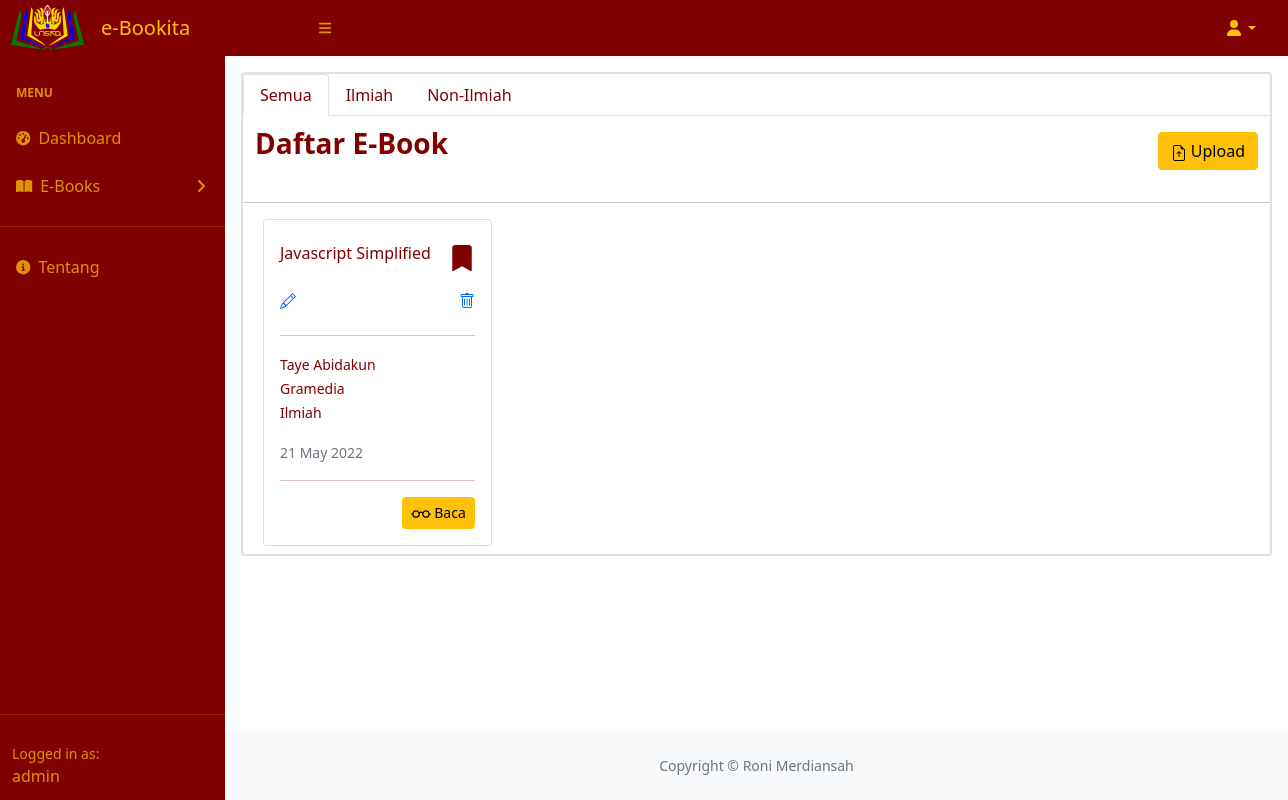
/ebook.php (signed in), run on the app's committed database.
### tables this page shows
CREATE TABLE `ebook` (
  `id_ebook` int(11) NOT NULL,
  `judul` varchar(255) NOT NULL,
  `penulis` varchar(255) NOT NULL,
  `penerbit` varchar(255) NOT NULL,
  `nama_file` varchar(255) NOT NULL,
  `jenis` varchar(255) NOT NULL,
  `waktu` varchar(255) NOT NULL
);

### ebook.php (the view, shortened to what this page needs)
<?php
include "koneksi.php";
?>
<!DOCTYPE html>
<html lang="en">
<head>
    <link href="https://cdn.jsdelivr.net/npm/simple-datatables@latest/dist/style.css" rel="stylesheet" />
    <link rel="stylesheet" href="sidebar.css">
    <link href="https://unpkg.com/aos@2.3.1/dist/aos.css" rel="stylesheet">
    <link href="https://cdn.jsdelivr.net/npm/bootstrap@5.1.0/dist/css/bootstrap.min.css" rel="stylesheet"
>
    <link rel="stylesheet" href="css/styles.css">
</head>
<body class="sb-nav-fixed">
    <nav data-aos="fade-down" data-aos-duration="1000" class="sb-topnav navbar navbar-expand"
        style="background-color: #800000;">
        <a href="dashboard.php"><img style="margin-left: 10px;" href="dashboard.php" width="75" height="75"
                src="Logo.png" alt="Perpustakaan Online Unsika"></a>
        <a class="navbar-brand ps-3 text-warning" href="dashboard.php">e-Bookita</a>
        <button class="btn btn-link btn-sm order-1 order-lg-0 me-4 me-lg-0 text-warning text-opacity-75"
            id="sidebarToggle" href="#!"><i class="fas fa-bars shover"></i></button>
        <ul class="navbar-nav ms-auto ms-md-0 me-3 me-lg-4">
            <li class="nav-item dropdown">
                <a class="nav-link dropdown-toggle text-warning" id="navbarDropdown" href="#" role="button"
                    data-bs-toggle="dropdown" aria-expanded="false"><i class="fas fa-user fa-fw text-warning"></i></a>
            </li>
        </ul>
    </nav>
    <div id="layoutSidenav">
        <div id="layoutSidenav_nav">
            <nav data-aos="fade-right" data-aos-duration="1000"
                class="sb-sidenav accordion text-warning text-opacity-75" id="sidenavAccordion"
                style="background-color: #800000;">
                <div class="sb-sidenav-menu">
                    <div class="nav">
                        <div class="sb-sidenav-menu-heading">Menu</div>
                        <a class="nav-link text-warning text-opacity-75" href="dashboard.php">
                            <div class="sb-nav-link-icon"><i class="fas fa-tachometer-alt"></i></div>
                            <div class="shover">Dashboard</div>
                        </a>
                        <a class="nav-link collapsed text-warning text-opacity-75" href="ebook.php"
                            data-bs-toggle="collapse" data-bs-target="#collapseLayouts" aria-expanded="false"
                            aria-controls="collapseLayouts">
                            <div class="sb-nav-link-icon"><i class="fas fa-book-open"></i></div>
                            <div class="shover">E-Books</div>
                            <div class="sb-sidenav-collapse-arrow"><i class="fas fa-angle-down"></i></div>
                        </a>
                    </div>
                    <hr class="sidebar-divider">
                    <div class="nav">
                        <a class="nav-link text-warning text-opacity-75" href="tentang.php">
                            <div class="sb-nav-link-icon"><i class="fas fa-info-circle"></i></div>
                            <div class="shover">Tentang</div>
                        </a>
                    </div>
                </div>
                <hr class="sidebar-divider">
                <div class="sb-sidenav-footer">
                    <div class="small">Logged in as:</div>
                    <?php echo $_SESSION['username'] ?></td>
                </div>
            </nav>
        </div>
        <div id="layoutSidenav_content">
            <div data-aos="zoom-out" data-aos-duration="1000" class="card border border-2 m-3">
                <ul class="nav nav-tabs" id="myTab" role="tablist">
                    <li class="nav-item" role="presentation">
                        <button style="color: #800000;" class="nav-link active" id="home-tab" data-bs-toggle="tab"
                            data-bs-target="#home" type="button" role="tab" aria-controls="home"
                            aria-selected="true">Semua</button>
                    </li>
                    <li class="nav-item" role="presentation">
                        <button style="color: #800000;" class="nav-link" id="ilmiah-tab" data-bs-toggle="tab"
                            data-bs-target="#ilmiah" type="button" role="tab" aria-controls="ilmiah"
                            aria-selected="false">Ilmiah</button>
                    </li>
                    <li class="nav-item" role="presentation">
                        <button style="color: #800000;" class="nav-link" id="non-ilmiah-tab" data-bs-toggle="tab"
                            data-bs-target="#non-ilmiah" type="button" role="tab" aria-controls="non-ilmiah"
                            aria-selected="false">Non-Ilmiah</button>
                    </li>
                </ul>
                <div class="tab-content" id="myTabContent">
                    <div class="tab-pane fade show active" id="home" role="tabpanel" aria-labelledby="home-tab">
                        <div>
                            <nav class="navbar navbar-light">
                                <div class="container-fluid">
                                    <a class="navbar-brand">
                                        <h3 style="color: #800000;" class="fw-bold lh-1 mb-3">Daftar E-Book</h3>
                                    </a>
                                    <a href="upload.php"><button type="button" class="btn btn-warning">
                                            Upload
                                        </button></a>
                                </div>
                            </nav>
                                <hr>
                                <div data-aos="fade-up" data-aos-duration="1000" class="row m-2"
                                    style="color: #800000;">
                                    <?php
                                $query = mysqli_query($connect,"SELECT * FROM ebook ORDER BY id_ebook DESC");
                                while($data = mysqli_fetch_array($query))
                                { ?>
                                    <div class="col-sm-3">
                                        <div class="card">
                                            <div class="card-body">
                                                <nav class="navbar">
                                                    <h6 class="text-start" style="color: #800000;">
                                                        <?php echo $data['judul'];?>
                                                    </h6>
                                                    <svg xmlns="http://www.w3.org/2000/svg" width="26" height="26"
                                                        fill="currentColor" class="bi bi-bookmark-fill text-start"
                                                        viewBox="0 0 16 16">
                                                        <path
                                                            d="M2 2v13.5a.5.5 0 0 0 .74.439L8 13.069l5.26 2.87A.5.5 0 0 0 14 15.5V2a2 2 0 0 0-2-2H4a2 2 0 0 0-2 2z" />
                                                        <?php echo $data['judul'];?>
                                                    </svg>
                                                </nav>
                                                <?php
                $username = $_SESSION['username'];
                if($username == 'admin'){
                ?>
                                                <nav class="navbar">
                                                    <a href="edit_file.php?id_ebook=<?php echo $data['id_ebook'];?>"></a>
                                                    <a onclick="return confirm('Anda yakin ingin menghapus file?');"
                                                        href="hapus_file.php?id_ebook=<?php echo $data['id_ebook'];?>"></a>
                                                </nav>
                                                <?php
                }
                ?>
                                                <hr>
                                                <p class="card-text">
                                                    <small>
                                                        <?php echo $data['penulis'];?> <br>
                                                        <?php echo $data['penerbit'];?> <br>
                                                        <?php echo $data['jenis'];?>
                                                    </small>
                                                </p>
                                                <p class="card-text"><small
                                                        class="text-muted"><?php echo $data['waktu'];?></small></p>
                                                <div class="text-end">
                                                    <hr>
                                                    <a class="btn btn-warning btn-sm" target="_blank"
                                                        href="lihat.php?id_ebook=<?php echo $data['id_ebook'];?>"> Baca</a>
                                                </div>
                                            </div>
                                        </div>
                                    </div>
                                    <?php
                            }
                            ?>
                                </div>
                            </div>
                        </div>
                    </div>
                </div>
                <footer class="py-4 bg-light mt-auto">
                    <div class="container-fluid px-4">
                        <div class="d-flex align-items-center justify-content-center small">
                            <div class="text-muted">Copyright &copy; Roni Merdiansah</div>
                        </div>
                    </div>
                </footer>
            </div>
        </div>
</body>
</html>

### data on the page
ebook: judul "Javascript Simplified", penulis "Taye Abidakun", penerbit "Gramedia", jenis "Ilmiah", waktu "21 May 2022"

### other printed values
$_SESSION['username'] "admin"
